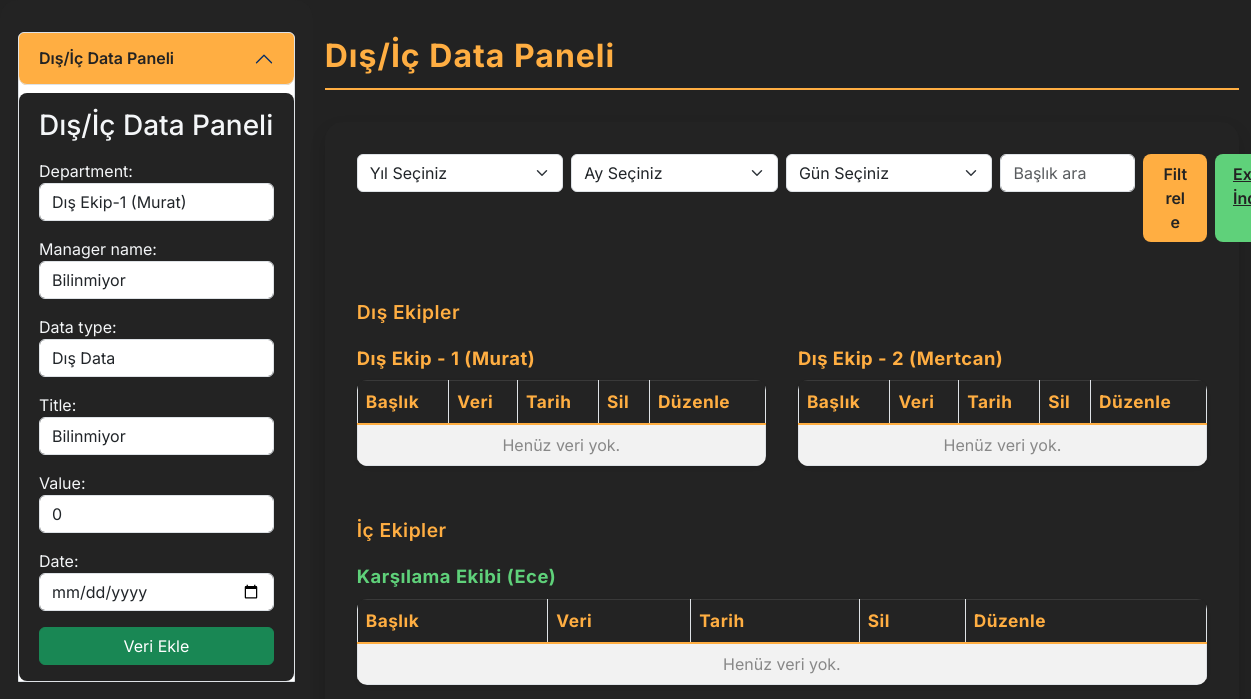
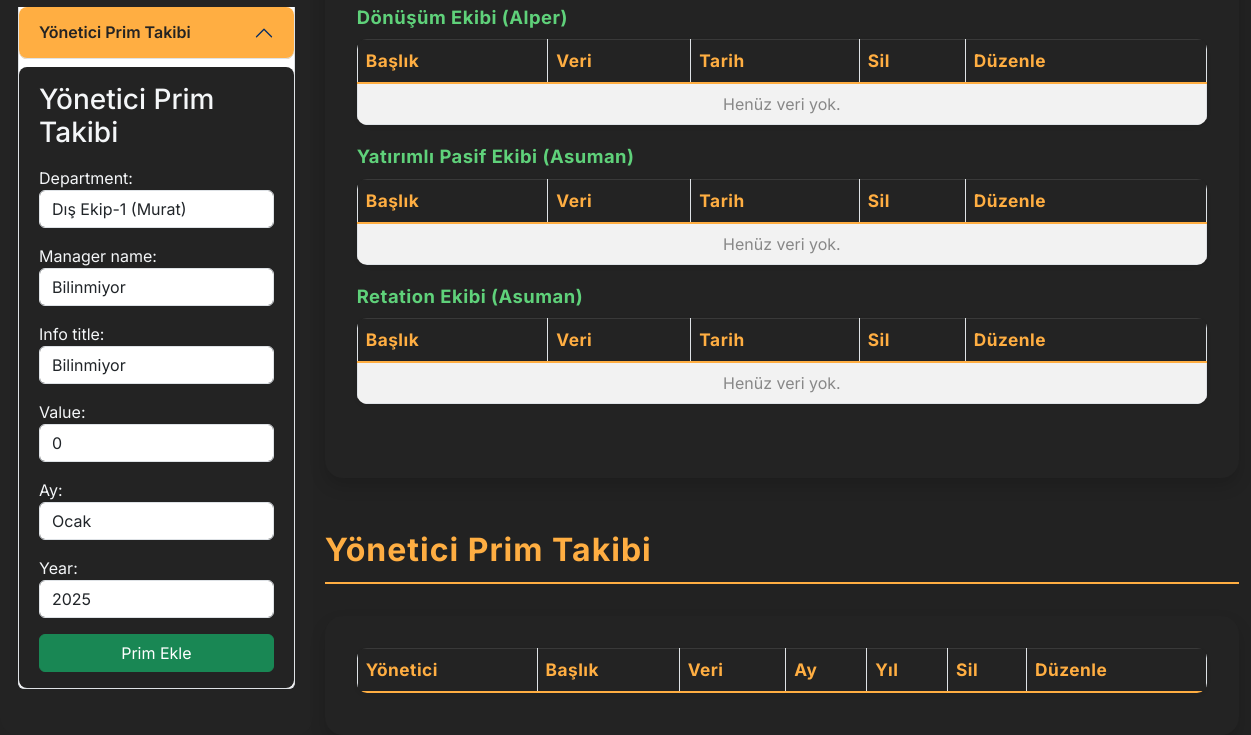
Before: / with the older database file (2 pictures, top to bottom).
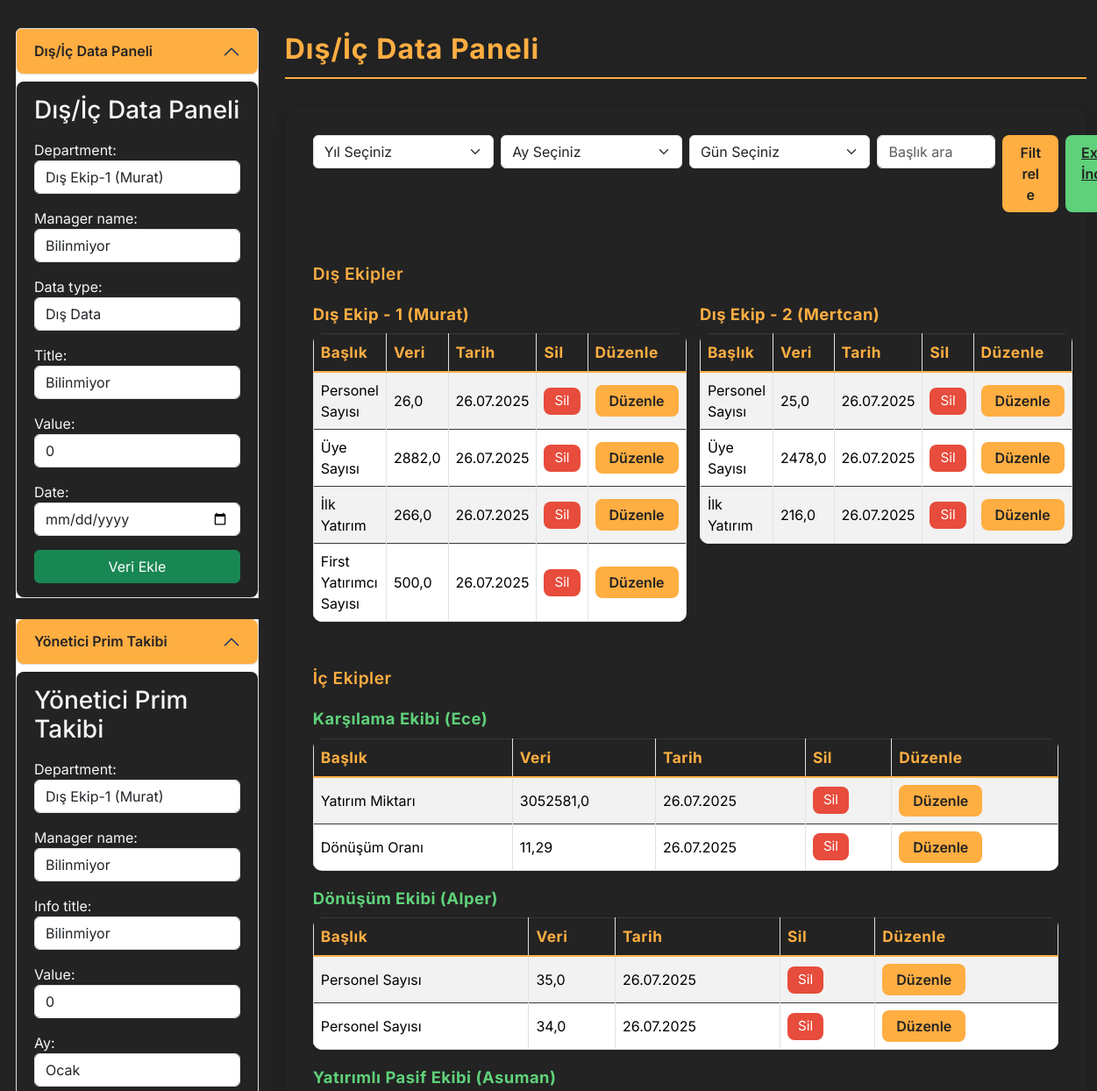
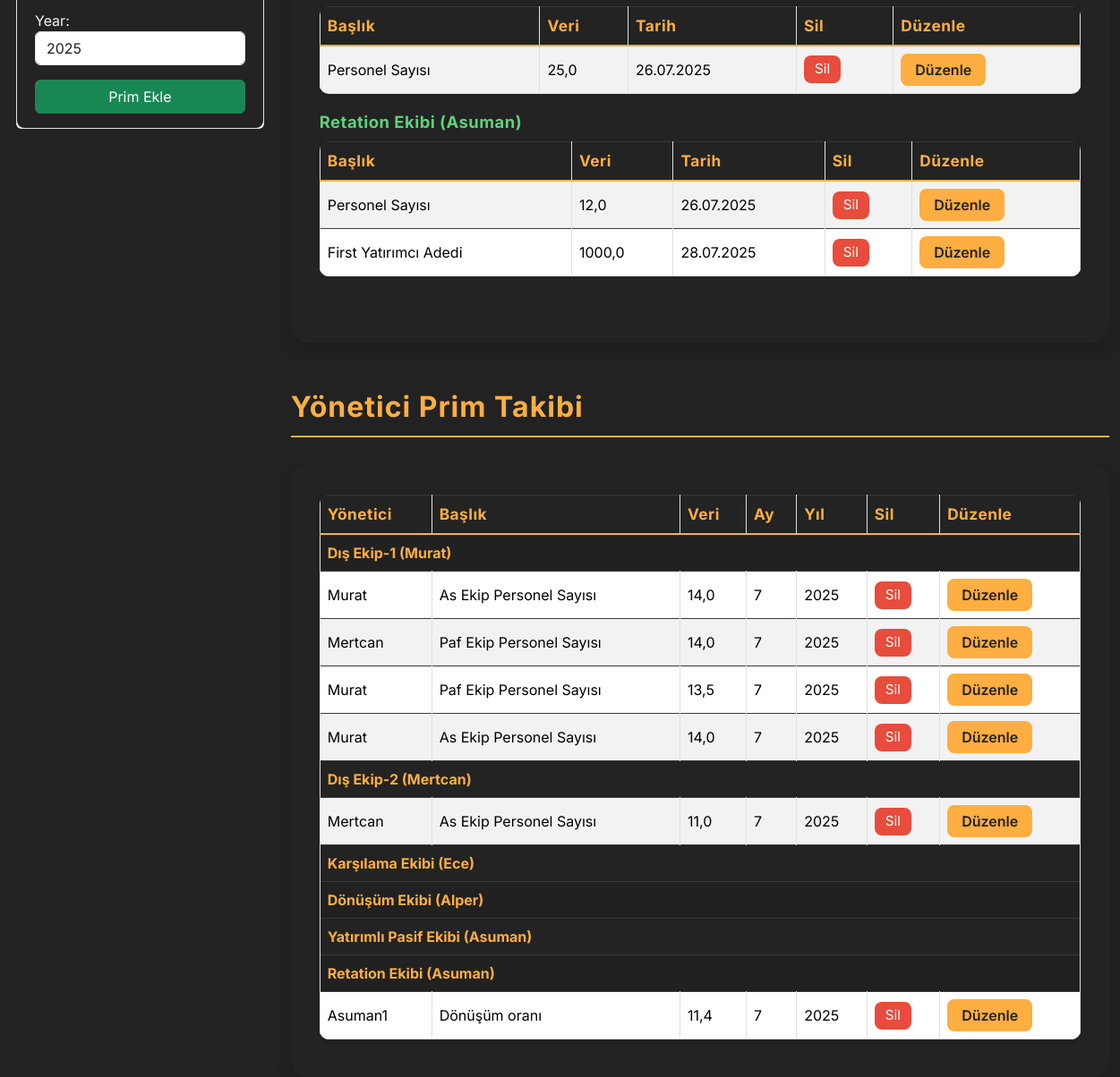
After: the same page with the newer database file (2 pictures, top to bottom).
### departmanlar/models.py (models this page shows, shortened)
class DataRecord(models.Model):
    DEPARTMENT_CHOICES = [
        ('Dış Ekip-1 (Murat)', 'Dış Ekip-1 (Murat)'),
        ('Dış Ekip-2 (Mertcan)', 'Dış Ekip-2 (Mertcan)'),
        ('Karşılama Ekibi (Ece)', 'Karşılama Ekibi (Ece)'),
        ('Dönüşüm Ekibi (Alper)', 'Dönüşüm Ekibi (Alper)'),
        ('Yatırımlı Pasif Ekibi (Asuman)', 'Yatırımlı Pasif Ekibi (Asuman)'),
        ('Retation Ekibi (Asuman)', 'Retation Ekibi (Asuman)'),
    ]
    department = models.CharField(max_length=100, choices=DEPARTMENT_CHOICES)
    DATA_TYPE_CHOICES = (
        ('dis', 'Dış Data'),
        ('ic', 'İç Data'),
    )
    department = models.CharField(max_length=50, choices=DEPARTMENT_CHOICES, default="Dış Ekip-1 (Murat)")
    manager_name = models.CharField(max_length=100, default="Bilinmiyor")
    data_type = models.CharField(max_length=10, choices=DATA_TYPE_CHOICES, default="dis")
    title = models.CharField(max_length=100, default="Bilinmiyor")
    value = models.FloatField(default=0)
    date = models.DateField(null=True, blank=True)

class ManagerBonus(models.Model):
    DEPARTMENT_CHOICES = [
        ('Dış Ekip-1 (Murat)', 'Dış Ekip-1 (Murat)'),
        ('Dış Ekip-2 (Mertcan)', 'Dış Ekip-2 (Mertcan)'),
        ('Karşılama Ekibi (Ece)', 'Karşılama Ekibi (Ece)'),
        ('Dönüşüm Ekibi (Alper)', 'Dönüşüm Ekibi (Alper)'),
        ('Yatırımlı Pasif Ekibi (Asuman)', 'Yatırımlı Pasif Ekibi (Asuman)'),
        ('Retation Ekibi (Asuman)', 'Retation Ekibi (Asuman)'),
    ]
    department = models.CharField(
        max_length=50,
        choices=DEPARTMENT_CHOICES,
        default="Dış Ekip-1 (Murat)"
    )
    manager_name = models.CharField(max_length=100, default="Bilinmiyor")
    info_title = models.CharField(max_length=100, default="Bilinmiyor")
    value = models.FloatField(default=0)
    month = models.IntegerField(default=1)
    year = models.IntegerField(default=2025)

### departmanlar/views.py (the view, shortened to what this page needs)
# urls.py: path('', views.dashboard, name='dashboard'),
def dashboard(request):
    year = request.GET.get('year')
    month = request.GET.get('month')
    day = request.GET.get('day')
    search = request.GET.get('search')
    ekipler = [
        'Karşılama Ekibi (Ece)',
        'Dönüşüm Ekibi (Alper)',
        'Yatırımlı Pasif Ekibi (Asuman)',
        'Retation Ekibi (Asuman)',
    ]
    records = DataRecord.objects.all()
    if year:
        records = records.filter(date__year=year)
    if month:
        records = records.filter(date__month=month)
    if day:
        records = records.filter(date__day=day)
    if search:
        records = records.filter(title__icontains=search)
    bonuses = ManagerBonus.objects.all().order_by('-year', '-month', '-id')
    years = DataRecord.objects.values_list('date__year', flat=True).distinct().order_by('date__year')
    months = range(1, 13)
    days = range(1, 32)
    data_form = DataRecordForm()
    bonus_form = ManagerBonusForm()
    context = {
        'form': data_form,
        'records': records,
        'years': years,
        'months': months,
        'days': days,
        'search': search,
        'ekipler': ekipler,
        'bonuses': bonuses,
        'bonus_form': bonus_form,
        'messages': messages.get_messages(request),
        'bonus_departments': BONUS_DEPARTMENTS,
    }
    return render(request, 'departmanlar/dashboard.html', context)

### departmanlar/forms.py (shortened to what this page needs)
class DataRecordForm(forms.ModelForm):
    class Meta:
        model = DataRecord
        fields = '__all__'
        widgets = {
            'date': forms.DateInput(attrs={'type': 'date', 'class': 'form-control'}),
            'department': forms.Select(attrs={'class': 'form-control'}),
            'data_type': forms.Select(attrs={'class': 'form-control'}),
            'manager_name': forms.TextInput(attrs={'class': 'form-control'}),
            'title': forms.TextInput(attrs={'class': 'form-control'}),
            'value': forms.TextInput(attrs={'class': 'form-control'}),
        }

### departmanlar/templates/departmanlar/dashboard.html (shortened to what the changed rows need)
<!DOCTYPE html>
<html lang="tr">
<head>
    <link href="https://cdn.jsdelivr.net/npm/bootstrap@5.3.3/dist/css/bootstrap.min.css" rel="stylesheet">
</head>
<body>
<div class="container-fluid">
    <div class="row">
        <div class="col-md-3 sidebar">
            <div class="accordion" id="sidebarAccordion">
                <div class="accordion-item">
                    <h2 class="accordion-header" id="headingDataPanel">
                        <button class="accordion-button" type="button" data-bs-toggle="collapse" data-bs-target="#collapseDataPanel" aria-expanded="true" aria-controls="collapseDataPanel">
                            Dış/İç Data Paneli
                        </button>
                    </h2>
                </div>
                <div class="accordion-item mt-4">
                    <h2 class="accordion-header" id="headingBonusPanel">
                        <button class="accordion-button" type="button" data-bs-toggle="collapse" data-bs-target="#collapseBonusPanel" aria-expanded="true" aria-controls="collapseBonusPanel">
                            Yönetici Prim Takibi
                        </button>
                    </h2>
                </div>
            </div>
        </div>
        <div class="col-md-9">
            <div class="card shadow">
                <div class="dashboard-row">
                    <div class="dashboard-col">
                        <table class="table table-bordered table-striped align-middle shadow-sm">
                            <thead>
                                <tr>
                                    <th>Başlık</th>
                                    <th>Veri</th>
                                    <th>Tarih</th>
                                    <th>Sil</th>
                                    <th>Düzenle</th>
                                </tr>
                            </thead>
                            <tbody>
                            {% for record in records %}
                                {% if record.department == 'Dış Ekip-1 (Murat)' %}
                                <tr>
                                    <td>{{ record.title }}</td>
                                    <td>{{ record.value }}</td>
                                    <td>{{ record.date|date:"d.m.Y" }}</td>
                                    <td>
                                        <form method="post" action="{% url 'delete_data' record.id %}">
                                            <button type="submit" class="btn btn-danger btn-sm" onclick="return confirm('Bu veriyi silmek istediğinize emin misiniz?');">Sil</button>
                                        </form>
                                    </td>
                                    <td>
                                        <a href="{% url 'edit_data' record.id %}" class="btn btn-warning btn-sm">Düzenle</a>
                                    </td>
                                </tr>
                                {% endif %}
                            {% endfor %}
                            {% if not records %}
                                <tr>
                                    <td colspan="5" class="text-center text-muted">Henüz veri yok.</td>
                                </tr>
                            {% endif %}
                            </tbody>
                        </table>
                    </div>
                    <div class="dashboard-col">
                        <table class="table table-bordered table-striped align-middle shadow-sm">
                            <thead>
                                <tr>
                                    <th>Başlık</th>
                                    <th>Veri</th>
                                    <th>Tarih</th>
                                    <th>Sil</th>
                                    <th>Düzenle</th>
                                </tr>
                            </thead>
                            <tbody>
                            {% for record in records %}
                                {% if record.department == 'Dış Ekip-2 (Mertcan)' %}
                                <tr>
                                    <td>{{ record.title }}</td>
                                    <td>{{ record.value }}</td>
                                    <td>{{ record.date|date:"d.m.Y" }}</td>
                                    <td>
                                        <form method="post" action="{% url 'delete_data' record.id %}">
                                            <button type="submit" class="btn btn-danger btn-sm" onclick="return confirm('Bu veriyi silmek istediğinize emin misiniz?');">Sil</button>
                                        </form>
                                    </td>
                                    <td>
                                        <a href="{% url 'edit_data' record.id %}" class="btn btn-warning btn-sm">Düzenle</a>
                                    </td>
                                </tr>
                                {% endif %}
                            {% endfor %}
                            {% if not records %}
                                <tr>
                                    <td colspan="5" class="text-center text-muted">Henüz veri yok.</td>
                                </tr>
                            {% endif %}
                            </tbody>
                        </table>
                    </div>
                </div>
                <div class="dashboard-col-alt">
                    {% for ekip in ekipler %}
                    <div class="ekip-title ic">{{ ekip }}</div>
                    <table class="table table-bordered table-striped align-middle shadow-sm">
                        <thead>
                            <tr>
                                <th>Başlık</th>
                                <th>Veri</th>
                                <th>Tarih</th>
                                <th>Sil</th>
                                <th>Düzenle</th>
                            </tr>
                        </thead>
                        <tbody>
                        {% for record in records %}
                            {% if record.department == ekip %}
                            <tr>
                                <td>{{ record.title }}</td>
                                <td>{{ record.value }}</td>
                                <td>{{ record.date|date:"d.m.Y" }}</td>
                                <td>
                                    <form method="post" action="{% url 'delete_data' record.id %}">
                                        <button type="submit" class="btn btn-danger btn-sm" onclick="return confirm('Bu veriyi silmek istediğinize emin misiniz?');">Sil</button>
                                    </form>
                                </td>
                                <td>
                                    <a href="{% url 'edit_data' record.id %}" class="btn btn-warning btn-sm">Düzenle</a>
                                </td>
                            </tr>
                            {% endif %}
                        {% endfor %}
                        {% if not records %}
                            <tr>
                                <td colspan="5" class="text-center text-muted">Henüz veri yok.</td>
                            </tr>
                        {% endif %}
                        </tbody>
                    </table>
                    {% endfor %}
                </div>
            </div>
            <div class="card shadow">
                <div class="row">
                    <div class="col-12">
                        <table class="table table-bordered table-striped align-middle shadow-sm">
                            <thead>
                                <tr>
                                    <th>Yönetici</th>
                                    <th>Başlık</th>
                                    <th>Veri</th>
                                    <th>Ay</th>
                                    <th>Yıl</th>
                                    <th>Sil</th>
                                    <th>Düzenle</th>
                                </tr>
                            </thead>
                            <tbody>
                            {% for dept, dept_name in bonus_departments %}
                                {% with dept_bonuses=bonuses|dictsort:"-year"|dictsort:"-month"|dictsort:"-id" %}
                                    {% if bonuses|length > 0 and bonuses|dictsort:"-year"|dictsort:"-month"|dictsort:"-id"|yesno:"1,0" %}
                                        <tr>
                                            <td colspan="7" style="background:#232323; color:#ffae42; font-weight:700;">
                                                {{ dept_name }}
                                            </td>
                                        </tr>
                                    {% endif %}
                                    {% for bonus in bonuses %}
                                        {% if bonus.department == dept %}
                                        <tr>
                                            <td>{{ bonus.manager_name }}</td>
                                            <td>{{ bonus.info_title }}</td>
                                            <td>{{ bonus.value }}</td>
                                            <td>{{ bonus.month }}</td>
                                            <td>{{ bonus.year }}</td>
                                            <td>
                                                <form method="post" action="{% url 'delete_bonus' bonus.id %}">
                                                    <button type="submit" class="btn btn-danger btn-sm" onclick="return confirm('Bu prim kaydını silmek istediğinize emin misiniz?');">Sil</button>
                                                </form>
                                            </td>
                                            <td>
                                                <a href="{% url 'edit_bonus' bonus.id %}" class="btn btn-warning btn-sm">Düzenle</a>
                                            </td>
                                        </tr>
                                        {% endif %}
                                    {% endfor %}
                                {% endwith %}
                            {% endfor %}
                            </tbody>
                        </table>
                    </div>
                </div>
            </div>
        </div>
    </div>
</div>
</body>
</html>

Changed rows visible on the page:
added DataRecord: title "Personel Sayısı", value "26,0", date "26.07.2025", shown under "Yönetici Prim Takibi"
added DataRecord: title "Üye Sayısı", value "2882,0", date "26.07.2025", shown under "Yönetici Prim Takibi"
added DataRecord: title "İlk Yatırım", value "266,0", date "26.07.2025", shown under "Yönetici Prim Takibi"
added DataRecord: title "First Yatırımcı Sayısı", value "500,0", date "26.07.2025", shown under "Yönetici Prim Takibi"
added DataRecord: title "Personel Sayısı", value "25,0", date "26.07.2025"
added DataRecord: title "Üye Sayısı", value "2478,0", date "26.07.2025"
added DataRecord: title "İlk Yatırım", value "216,0", date "26.07.2025"
added DataRecord: title "Yatırım Miktarı", value "3052581,0", date "26.07.2025", shown under "Karşılama Ekibi (Ece)"
added DataRecord: title "Dönüşüm Oranı", value "11,29", date "26.07.2025", shown under "Karşılama Ekibi (Ece)"
added DataRecord: title "Personel Sayısı", value "35,0", date "26.07.2025", shown under "Dönüşüm Ekibi (Alper)"
added DataRecord: title "Personel Sayısı", value "34,0", date "26.07.2025", shown under "Dönüşüm Ekibi (Alper)"
added DataRecord: title "Personel Sayısı", value "25,0", date "26.07.2025", shown under "Yatırımlı Pasif Ekibi (Asuman)"
added DataRecord: title "Personel Sayısı", value "12,0", date "26.07.2025", shown under "Retation Ekibi (Asuman)"
added DataRecord: title "First Yatırımcı Adedi", value "1000,0", date "28.07.2025", shown under "Retation Ekibi (Asuman)"
added ManagerBonus: manager_name "Murat", info_title "As Ekip Personel Sayısı", value "14,0", month "7", year "2025", shown under "Dış Ekip-1 (Murat)"
added ManagerBonus: manager_name "Mertcan", info_title "Paf Ekip Personel Sayısı", value "14,0", month "7", year "2025", shown under "Dış Ekip-1 (Murat)"
added ManagerBonus: manager_name "Murat", info_title "Paf Ekip Personel Sayısı", value "13,5", month "7", year "2025", shown under "Dış Ekip-1 (Murat)"
added ManagerBonus: manager_name "Murat", info_title "As Ekip Personel Sayısı", value "14,0", month "7", year "2025", shown under "Dış Ekip-1 (Murat)"
added ManagerBonus: manager_name "Mertcan", info_title "As Ekip Personel Sayısı", value "11,0", month "7", year "2025", shown under "Dış Ekip-2 (Mertcan)"
added ManagerBonus: manager_name "Asuman1", info_title "Dönüşüm oranı", value "11,4", month "7", year "2025", shown under "Retation Ekibi (Asuman)"
Other visible differences:
new list line: "Dış Ekip-1 (Murat)"
new list line: "Dış Ekip-2 (Mertcan)"
new list line: "Karşılama Ekibi (Ece)"
new list line: "Dönüşüm Ekibi (Alper)"
new list line: "Yatırımlı Pasif Ekibi (Asuman)"
new list line: "Retation Ekibi (Asuman)"
text no longer shown: "Henüz veri yok. Henüz veri yok."
list line gone: "Henüz veri yok."
